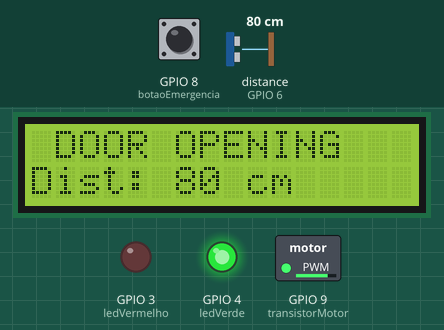
Bench run of a program on a simulated ESP32-S3. Shown: 16×2 character LCD, switched loads named in the program (green lamp = pin HIGH), output pins drawn as LEDs (lit = HIGH). Wiring (inferred from the names in the program): ultrasonic range finder: trigger GPIO 7; echo GPIO 6. Inputs (shaded band) come from the test bench; at power-on: distance to the obstacle (sensor on GPIO 6) 80 cm, GPIO 8 (botaoEmergencia) HIGH. The echo pulse lasts 58.3 µs per cm; pins used as bus, display or sensor lines are not drawn.

Above: at 2.2 s.
2.3 s: distance to the obstacle (sensor on GPIO 6) set to 96 cm
At 3.7 s:
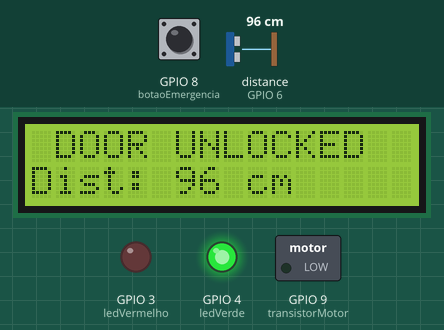
4.7 s: distance to the obstacle (sensor on GPIO 6) set to 102 cm
At 6.2 s:
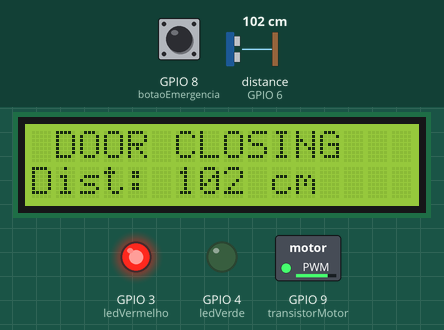
7.7 s: GPIO 8 (botaoEmergencia) pulled LOW for 0.15 s
At 8.6 s:
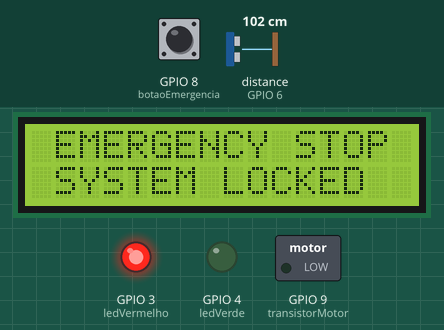
9.3 s: GPIO 8 (botaoEmergencia) pulled LOW for 1 s
At 10.0 s:
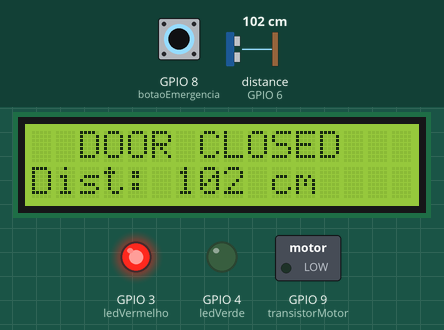
11.8 s: GPIO 8 (botaoEmergencia) pulled LOW for 3.2 s
At 12.7 s:
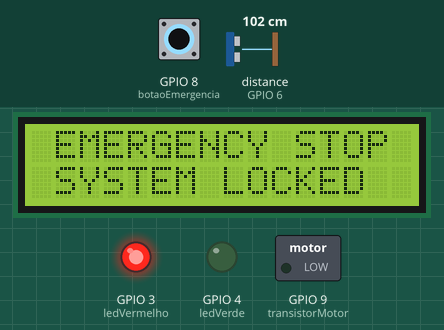
Timing chart, 0 to 14.8 s (numbered marks = the images above; inputs shaded):
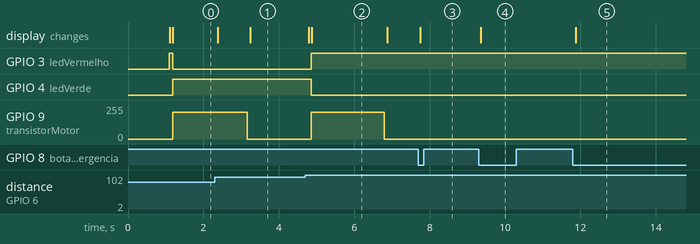

The program:

main.cpp
```cpp
/*
  Autor: Kauã Cordeiro
  Programa: Sistema de Porta Automática
  Descrição: Projeto de um sistema de porta inteligente utilizando um sensor ultrassônico, um display LCD, LEDs indicadores e um motor controlado por um transistor. O sistema possui também um botão de emergência para interromper o funcionamento em caso de necessidade.
  Versão: 1.3
  Data: 09/04/2026
*/

#include <Wire.h>
#include <LiquidCrystal_I2C.h>

LiquidCrystal_I2C lcd(0x27, 16, 2);

// PROTÓTIPO DAS FUNÇÕES
void processarBotaoEmergencia(bool, bool &, bool &);
void processarModoEmergencia(bool, int &, int, int, int);
void calculoDistancia(long &, long &, int, int);
void controlePorta(unsigned long, unsigned long &, int &, long, int, int, int);

// CONSTANTES
const int ledVermelho = 3;
const int ledVerde = 4;
const int echoPino = 6;
const int trigPino = 7;
const int botaoEmergencia = 8;
const int transistorMotor = 9;

void setup()
{
  // DEFINIÇÃO SAÍDAS/ENTRADAS
  pinMode(ledVermelho, OUTPUT);
  pinMode(ledVerde, OUTPUT);
  pinMode(trigPino, OUTPUT);
  pinMode(echoPino, INPUT);
  pinMode(botaoEmergencia, INPUT_PULLUP);
  pinMode(transistorMotor, OUTPUT);

  lcd.init();
  lcd.backlight();
  lcd.print("Starting...");
  delay(1000);
  lcd.clear();
}

void loop()
{
  // VARIÁVEIS
  unsigned long agora = millis();
  static unsigned long tempoInicial = 0;

  bool estadoBotaoEmergencia = !digitalRead(botaoEmergencia);
  static bool estadoAnteriorBotaoEmergencia = false;
  static bool modoEmergencia = false;

  static int estadoPorta = 0;
  long distancia, duracao;

  // PROCESSAMENTO BOTÃO EMERGÊNCIA
  processarBotaoEmergencia(estadoBotaoEmergencia, estadoAnteriorBotaoEmergencia, modoEmergencia);

  // MODO EMERGENCIA
  if (modoEmergencia)
    processarModoEmergencia(modoEmergencia, estadoPorta, transistorMotor, ledVermelho, ledVerde);

  // MODO PADRÃO
  else
  {
    // CALCULO DA DISTÂNCIA
    calculoDistancia(distancia, duracao, trigPino, echoPino);

    // EXIBE DISTÂNCIA
    lcd.setCursor(0, 1);
    lcd.print("Dist: ");
    lcd.print(distancia);
    lcd.print(" cm    ");

    // CONTROLE DOS ESTADOS DA PORTA
    controlePorta(agora, tempoInicial, estadoPorta, distancia, ledVermelho, ledVerde, transistorMotor);
  }
}

void processarBotaoEmergencia(bool estadoBotaoEmergencia, bool &estadoAnteriorBotaoEmergencia, bool &modoEmergencia)
{
  if (estadoBotaoEmergencia && !estadoAnteriorBotaoEmergencia)
  {
    modoEmergencia = !modoEmergencia;
    lcd.clear();
  }
  estadoAnteriorBotaoEmergencia = estadoBotaoEmergencia;
}

void processarModoEmergencia(bool modoEmergencia, int &estadoPorta, int transistorMotor, int ledVermelho, int ledVerde)
{
  analogWrite(transistorMotor, 0);
  estadoPorta = 0;
  digitalWrite(ledVermelho, 1);
  digitalWrite(ledVerde, 0);

  lcd.setCursor(0, 0);
  lcd.print(" EMERGENCY STOP ");
  lcd.setCursor(0, 1);
  lcd.print(" SYSTEM LOCKED  ");
}

void calculoDistancia(long &distancia, long &duracao, int trigPino, int echoPino)
{
  // LEITURA SENSOR ULTRASSÔNICO
  digitalWrite(trigPino, 0);
  delayMicroseconds(2);
  digitalWrite(trigPino, 1);
  delayMicroseconds(10);
  digitalWrite(trigPino, 0);

  duracao = pulseIn(echoPino, 1);
  distancia = (duracao / 2) / 29.1;
}

void controlePorta(unsigned long agora, unsigned long &tempoInicial, int &estadoPorta, long distancia, int ledVermelho, int ledVerde, int transistorMotor)
{
  switch (estadoPorta)
  {
  case 0: // FECHADA
    digitalWrite(ledVerde, 0);
    digitalWrite(ledVermelho, 1);
    analogWrite(transistorMotor, 0);

    lcd.setCursor(0, 0);
    lcd.print("  DOOR CLOSED   ");

    // ABRE SE DISTÂNCIA MENOR QUE 100cm
    if (distancia < 100)
    {
      estadoPorta = 1;
      tempoInicial = agora;
    }
    break;

  case 1: // ABRINDO
    digitalWrite(ledVermelho, 0);
    digitalWrite(ledVerde, 1);
    analogWrite(transistorMotor, 200);

    lcd.setCursor(0, 0);
    lcd.print(" DOOR OPENING   ");

    if (agora - tempoInicial >= 2000)
    {
      analogWrite(transistorMotor, 0);
      estadoPorta = 2;
    }
    break;

  case 2: // ABERTA
    lcd.setCursor(0, 0);
    lcd.print(" DOOR UNLOCKED  ");

    // FECHA SE DISTÂNCIA MAIOR QUE 100cm
    if (distancia >= 100)
    {
      estadoPorta = 3;
      tempoInicial = agora;
    }
    break;

  case 3: // FECHANDO
    digitalWrite(ledVermelho, 1);
    digitalWrite(ledVerde, 0);
    analogWrite(transistorMotor, 200);

    lcd.setCursor(0, 0);
    lcd.print(" DOOR CLOSING   ");

    if (agora - tempoInicial >= 2000)
    {
      analogWrite(transistorMotor, 0);
      estadoPorta = 0;
    }
    break;
  }
  delay(50);
}
```

Measured:
- the behaviour switches between 99 and 100 cm on distance to the obstacle (sensor on GPIO 6) (found by bisection; images 1 and 2)
- after the input at 2.3 s, the display: first changes after 0.09 s (image 1 shows a later state)
- after the input at 4.7 s, GPIO 3 (ledVermelho): LOW → HIGH after 0.16 s; GPIO 4 (ledVerde): HIGH → LOW after 0.16 s; GPIO 9 (transistorMotor): 0/255 → 200/255 after 0.16 s, → 0/255 1.9 s later; the display: first changes after 0.09 s (image 2 shows a later state)
- after the input at 7.7 s, the display: changes after 0.05 s (image 3)
- after the input at 9.3 s, the display: changes after 0.05 s (image 4)
- after the input at 11.8 s, the display: changes after 0.08 s (image 5)
- what the display in image 2 shows lasts 2.0 s, from 4.9 s to 6.9 s
